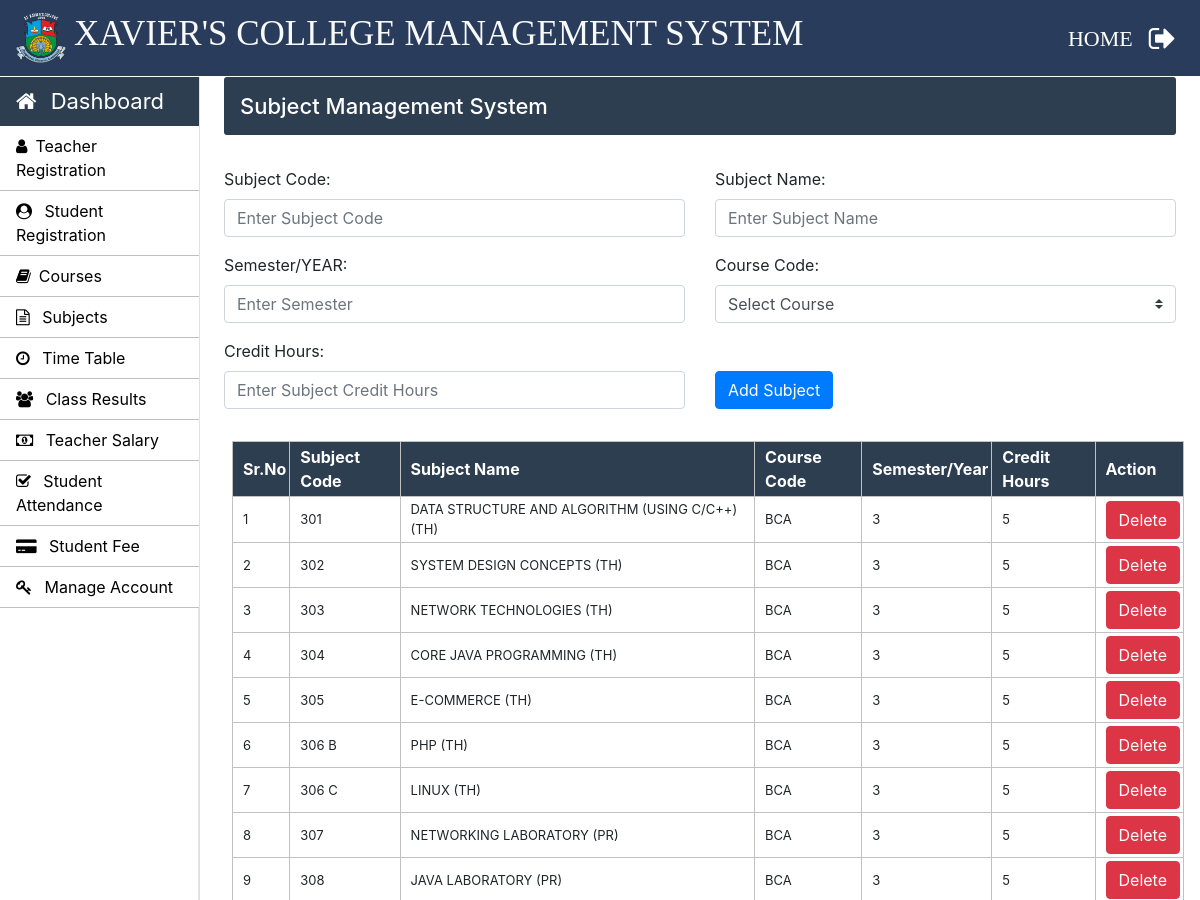
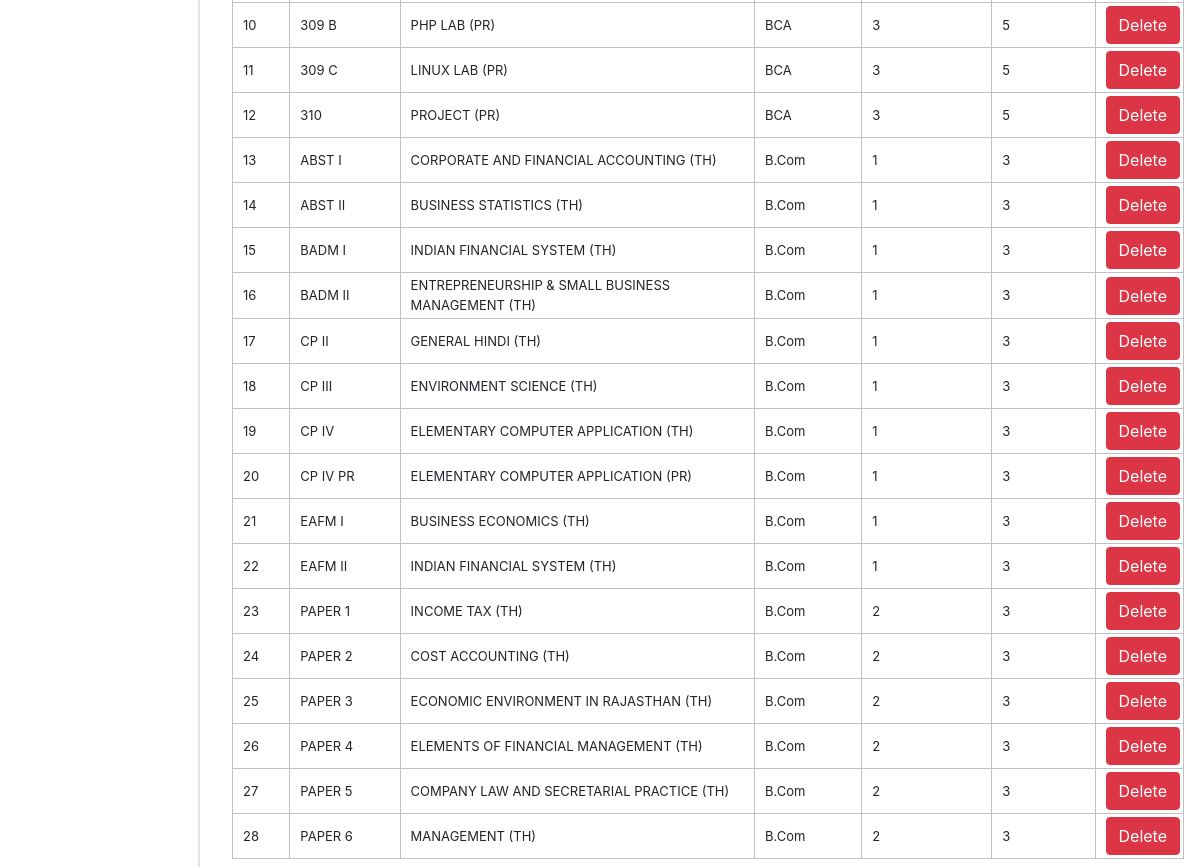
Screenshot of /Admin/subjects.php (signed in) with the database file from the repository (2 pictures, top to bottom).
### tables this page shows
CREATE TABLE `course_subjects` (
  `subject_code` varchar(10) NOT NULL,
  `subject_name` varchar(50) NOT NULL,
  `course_code` varchar(10) NOT NULL,
  `semester` int(10) NOT NULL,
  `credit_hours` int(5) NOT NULL
);

### Admin/subjects.php (the view, shortened to what this page needs)
<?php
		require_once "../connection/connection.php";
	?>
<!doctype html>
<html lang="en">
	<head>
	</head>
	<body>
		<?php include('../common/common-header.php') ?>
		<?php include('../common/admin-sidebar.php') ?>
		<main role="main" class="col-xl-10 col-lg-9 col-md-8 ml-sm-auto px-md-4 mb-2 w-100">
			<div class="sub-main">
				<div class="bar-margin text-center d-flex flex-wrap flex-md-nowrap pt-3 pb-2 mb-3 text-white admin-dashboard pl-3">
					<h4>Subject Management System </h4>
				</div>
				<div class="row">
					<div class="col-md-12">
						<form action="subjects.php" method="post">
							<div class="row mt-3">
								<div class="col-md-6">
									<div class="form-group">
										<label for="exampleInputEmail1">Subject Code: </label>
										<input type="text" name="subject_code" class="form-control" required placeholder="Enter Subject Code" required>
									</div>
								</div>
								<div class="col-md-6">
									<div class="form-group">
										<label for="exampleInputPassword1">Subject Name:</label>
										<input type="text" name="subject_name" class="form-control" required placeholder="Enter Subject Name" required>
									</div>
								</div>
							</div>
							<div class="row">
								<div class="col-md-6">
									<div class="form-group">
										<label for="exampleInputPassword1">Semester/YEAR:</label>
										<input type="text" name="semester" class="form-control" required placeholder="Enter Semester" required>
									</div>
								</div>
								<div class="col-md-6">
									<div class="form-group">
										<label for="exampleInputEmail1">Course Code:</label>
										<select class="browser-default custom-select" name="course_code">
											<option >Select Course</option>
										</select>
									</div>
								</div>
							</div>
							<div class="row">
								<div class="col-md-6">
									<div class="form-group">
										<label for="exampleInputPassword1">Credit Hours:</label>
										<input type="number" name="credit_hours" class="form-control"  placeholder="Enter Subject Credit Hours" required>
									</div>
								</div>
								<div class="col-md-6 mt-4">
									<div class="form-group pt-2">
										<input type="submit" name="sub" value="Add Subject" class="btn btn-primary">
									</div>
								</div>
							</div>
						</form>
					</div>
				</div>
				<div class="row">
					<div class="col-md-12 ml-2">
						<section class="mt-3">
							<table class="w-100 table-elements table-three-tr" cellpadding="3">
								<tr class="table-tr-head table-three text-white">
									<th>Sr.No</th>
									<th>Subject Code</th>
									<th>Subject Name</th>
									<th>Course Code</th>
									<th>Semester/Year</th>
									<th>Credit Hours</th>
									<th>Action</th>
								</tr>
								<?php
									$sr=1;
									$query="select subject_code,subject_name,course_code,semester,credit_hours from course_subjects";
									$run=mysqli_query($con,$query);
									while($row=mysqli_fetch_array($run)) {
									echo	"<tr>";
									echo	"<td>".$sr++."</td>";
									echo	"<td>".$row['subject_code']."</td>";
									echo	"<td>".$row['subject_name']."</td>";
									echo	"<td>".$row['course_code']."</td>";
									echo	"<td>".$row['semester']."</td>";
									echo	"<td>".$row['credit_hours']."</td>";
									echo	"<td width='20'><a class='btn btn-danger' href=delete-function.php?subject_code=".$row['subject_code'].">Delete</a></td>";
									echo	"</tr>";
									}
								?>
							</table>
						</section>
					</div>
				</div>
			</div>
		</main>
	</body>
</html>

### Css/style.css (style rules this page uses)
h4 { font-size: 22px; }
.admin-dashboard { margin-top: 1px !important; background: #2c3e50 !important; border-radius: 3px; }
.table-elements tr, td, th { font-size: 13px; border: 1px solid rgb(194, 193, 193); padding-left: 10px !important; }
.table-three { background: #2c3e50 !important; }
.table-tr-head { height: 45px !important; padding: 10px !important; margin-top: 5px !important; }
.table-font-for-transcript td, th { font-size: 16px !important; }

### rows the page displays
course_subjects: subject_code "301", subject_name "DATA STRUCTURE AND ALGORITHM (USING C/C++)(TH)", course_code "BCA", semester "3", credit_hours "5"
course_subjects: subject_code "302", subject_name "SYSTEM DESIGN CONCEPTS (TH)", course_code "BCA", semester "3", credit_hours "5"
course_subjects: subject_code "303", subject_name "NETWORK TECHNOLOGIES (TH)", course_code "BCA", semester "3", credit_hours "5"
course_subjects: subject_code "304", subject_name "CORE JAVA PROGRAMMING (TH)", course_code "BCA", semester "3", credit_hours "5"
course_subjects: subject_code "305", subject_name "E-COMMERCE (TH)", course_code "BCA", semester "3", credit_hours "5"
course_subjects: subject_code "306 B", subject_name "PHP (TH)", course_code "BCA", semester "3", credit_hours "5"
course_subjects: subject_code "306 C", subject_name "LINUX (TH)", course_code "BCA", semester "3", credit_hours "5"
course_subjects: subject_code "307", subject_name "NETWORKING LABORATORY (PR)", course_code "BCA", semester "3", credit_hours "5"
course_subjects: subject_code "308", subject_name "JAVA LABORATORY (PR)", course_code "BCA", semester "3", credit_hours "5"
course_subjects: subject_code "309 B", subject_name "PHP LAB (PR)", course_code "BCA", semester "3", credit_hours "5"
course_subjects: subject_code "309 C", subject_name "LINUX LAB (PR)", course_code "BCA", semester "3", credit_hours "5"
course_subjects: subject_code "310", subject_name "PROJECT (PR)", course_code "BCA", semester "3", credit_hours "5"
course_subjects: subject_code "ABST I", subject_name "CORPORATE AND FINANCIAL ACCOUNTING (TH)", course_code "B.Com", semester "1", credit_hours "3"
course_subjects: subject_code "ABST II", subject_name "BUSINESS STATISTICS (TH)", course_code "B.Com", semester "1", credit_hours "3"
course_subjects: subject_code "BADM I", subject_name "INDIAN FINANCIAL SYSTEM (TH)", course_code "B.Com", semester "1", credit_hours "3"
course_subjects: subject_code "BADM II", subject_name "ENTREPRENEURSHIP & SMALL BUSINESS MANAGEMENT (TH)", course_code "B.Com", semester "1", credit_hours "3"
course_subjects: subject_code "CP II", subject_name "GENERAL HINDI (TH)", course_code "B.Com", semester "1", credit_hours "3"
course_subjects: subject_code "CP III", subject_name "ENVIRONMENT SCIENCE (TH)", course_code "B.Com", semester "1", credit_hours "3"
course_subjects: subject_code "CP IV", subject_name "ELEMENTARY COMPUTER APPLICATION (TH)", course_code "B.Com", semester "1", credit_hours "3"
course_subjects: subject_code "CP IV PR", subject_name "ELEMENTARY COMPUTER APPLICATION (PR)", course_code "B.Com", semester "1", credit_hours "3"
course_subjects: subject_code "EAFM I", subject_name "BUSINESS ECONOMICS (TH)", course_code "B.Com", semester "1", credit_hours "3"
course_subjects: subject_code "EAFM II", subject_name "INDIAN FINANCIAL SYSTEM (TH)", course_code "B.Com", semester "1", credit_hours "3"
course_subjects: subject_code "PAPER 1", subject_name "INCOME TAX (TH)", course_code "B.Com", semester "2", credit_hours "3"
course_subjects: subject_code "PAPER 2", subject_name "COST ACCOUNTING (TH)", course_code "B.Com", semester "2", credit_hours "3"
course_subjects: subject_code "PAPER 3", subject_name "ECONOMIC ENVIRONMENT IN RAJASTHAN (TH)", course_code "B.Com", semester "2", credit_hours "3"
course_subjects: subject_code "PAPER 4", subject_name "ELEMENTS OF FINANCIAL MANAGEMENT (TH)", course_code "B.Com", semester "2", credit_hours "3"
course_subjects: subject_code "PAPER 5", subject_name "COMPANY LAW AND SECRETARIAL PRACTICE (TH)", course_code "B.Com", semester "2", credit_hours "3"
course_subjects: subject_code "PAPER 6", subject_name "MANAGEMENT (TH)", course_code "B.Com", semester "2", credit_hours "3"
